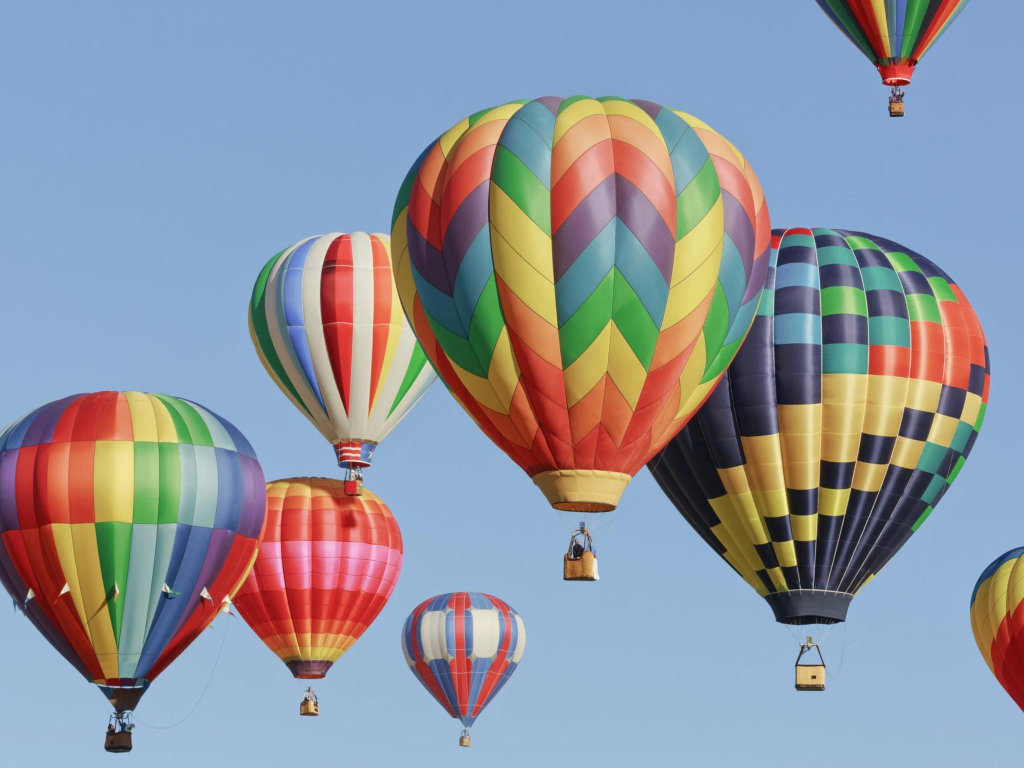
#> input picture 12-Media/lab/baloon.jpg, 2048 x 1536 px (shown at 1/2 size)
$ python crop.py
#> lines starting #> are read from the running program, lines starting #| are printed output that depends on the picture
from PIL import Image
img = Image.open("baloon.jpg")
#> img is the input picture: PIL image 2048x1536 RGB; mean R, G, B 142.8, 148.7, 160.1
cropped = img.crop((752, 173, 1500, 1195))
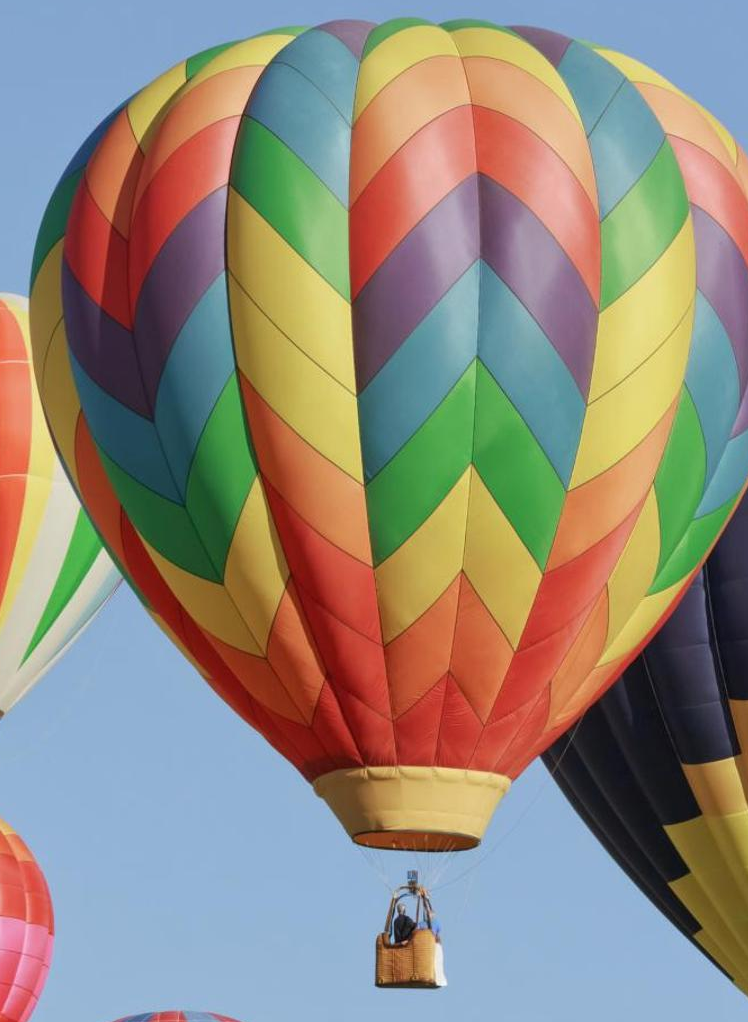
#> cropped: PIL image 748x1022 RGB; mean R, G, B 144.4, 136.8, 125.1
cropped.save('img_cropped.jpg')
